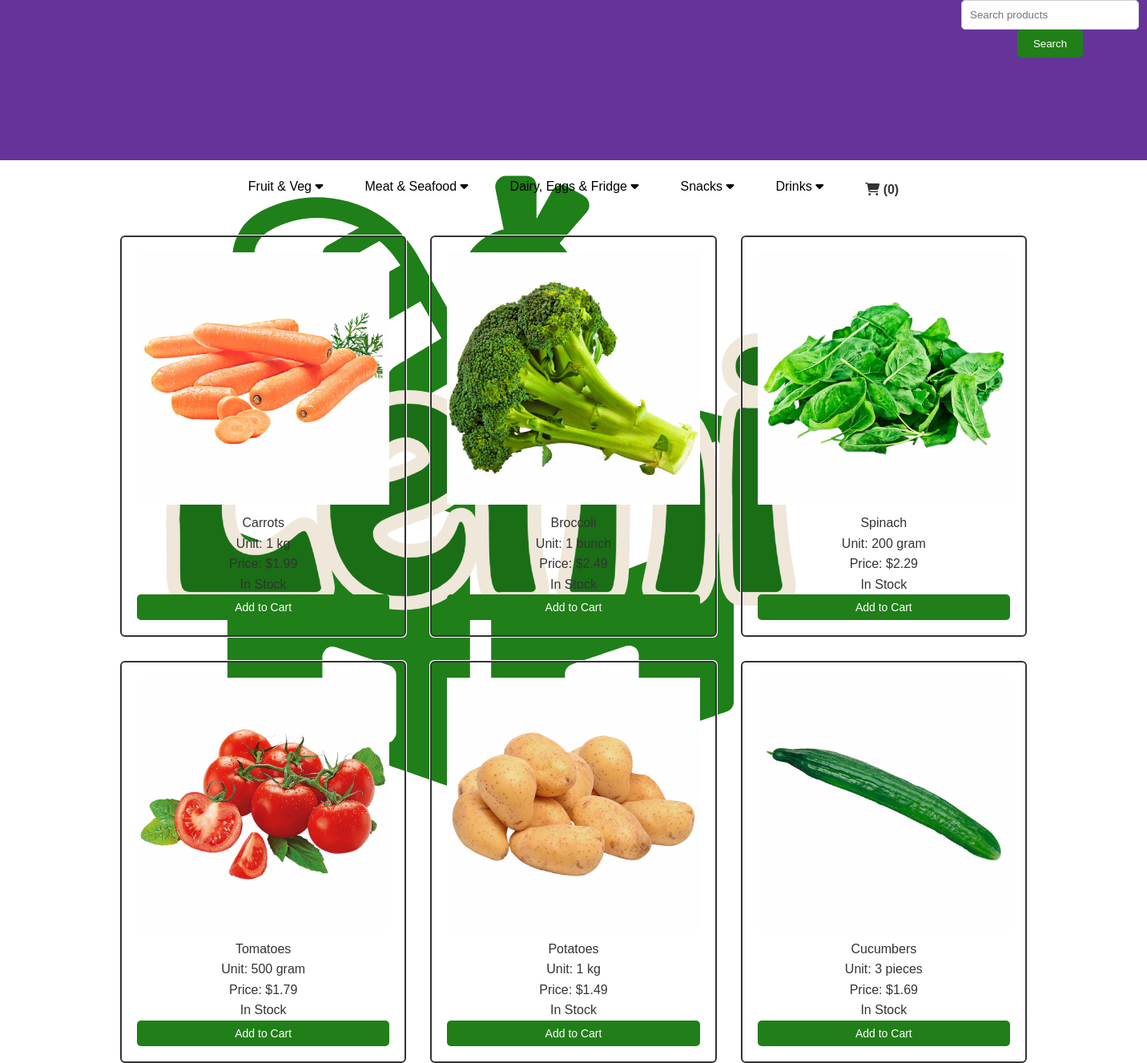
Screenshot of /category.php?category_id=4 with the database file from the repository.
### tables this page shows
CREATE TABLE IF NOT EXISTS `categories` (
  `category_id` int(10) UNSIGNED NOT NULL AUTO_INCREMENT,
  `category_name` varchar(50) DEFAULT NULL,
  `parent_id` int(11) DEFAULT NULL,
  PRIMARY KEY (`category_id`)
);

CREATE TABLE IF NOT EXISTS `products` (
  `product_id` int(10) UNSIGNED NOT NULL AUTO_INCREMENT,
  `product_name` varchar(50) DEFAULT NULL,
  `unit_price` float(8,2) DEFAULT NULL,
  `unit_quantity` varchar(15) DEFAULT NULL,
  `in_stock` int(10) UNSIGNED DEFAULT NULL,
  `category_id` int(10) UNSIGNED DEFAULT NULL,
  `image_url` varchar(255) DEFAULT NULL,
  PRIMARY KEY (`product_id`),
  KEY `category_id` (`category_id`)
);

### category.php (the view, shortened to what this page needs)
<!DOCTYPE html>
<html lang="en">
<head>
    <link rel="stylesheet" href="./style.css">
</head>
<body>
    <?php include 'header.php'; ?>
    <div class="grid-container">
        <?php
        $connection = mysqli_connect('localhost', 'root', '', 'assignment1');
        $category_id = $_GET['category_id'];
        $query = "SELECT * FROM products WHERE category_id = $category_id";
        $result = mysqli_query($connection, $query);
        if (mysqli_num_rows($result) > 0) {
            while ($row = mysqli_fetch_assoc($result)) {
                echo "<div class='grid-item'>";
                echo "<img src='" . $row['image_url'] . "' alt='" . $row['product_name'] . "'>";
                echo "<h3>" . $row['product_name'] . "</h3>";
                echo "<p>Unit: " . $row['unit_quantity'] . "</p>";
                echo "<p>Price: $" . $row['unit_price'] . "</p>";
                echo "<p>" . ($row['in_stock'] ? "In Stock" : "Out of Stock") . "</p>";
        if ($row['in_stock']) {
            echo "<button class='add-to-cart-button' data-product-id='" . $row['product_id'] . "'>Add to Cart</button>";
        } else {
            echo "<button disabled class='out-of-stock'>Out of Stock</button>";
        }
        echo "</div>";
                }
            }
         else {
            echo "No items found in this category.";
        }
        ?>
    </div>
</body>
</html>

### navigation.php (shortened to what this page needs)
<?php
$connection = mysqli_connect('localhost', 'root', '', 'assignment1');
$cartItemCount = isset($_SESSION['cart']) ? count($_SESSION['cart']) : 0;
?>
<nav class="navbar">
    <ul>
        <?php
        $categories_query = "SELECT * FROM categories WHERE parent_id IS NULL";
        $categories_result = mysqli_query($connection, $categories_query);
        while ($category_row = mysqli_fetch_assoc($categories_result)) {
            $category_id = $category_row['category_id'];
            $category_name = $category_row['category_name'];
            $subcategories_query = "SELECT * FROM categories WHERE parent_id = $category_id";
            $subcategories_result = mysqli_query($connection, $subcategories_query);
            $has_subcategories = mysqli_num_rows($subcategories_result) > 0;
            echo "<li>";
            if ($has_subcategories) {
                echo "<div class='dropdown'>";
                echo "<button class='dropbtn'>$category_name <i class='fa fa-caret-down'></i></button>";
                echo "</div>";
            } else {
                echo "<a href='category.php?category_id=$category_id'>$category_name</a>";
            }
            echo "</li>";
        }
        ?>
        <li id="cart-link"><a href="cart.php"><i class="fa-solid fa-cart-shopping"></i> (<span id="cart-item-count"><?php echo $cartItemCount; ?></span>)</a></li>
    </ul>
</nav>

### style.css (style rules this page uses)
html, body, div, span, applet, object, iframe, h1, h2, h3, h4, h5, h6, p, blockquote, pre, a, abbr, acronym, address, big, cite, code, del, dfn, em, img, ins, kbd, q, s, samp, small, strike, strong, sub, sup, tt, var, b, u, i, center, dl, dt, dd, ol, ul, li, fieldset, form, label, legend, table, caption, tbody, tfoot, thead, tr, th, td, article, aside, canvas, details, embed, figure, figcaption, footer, header, hgroup, menu, nav, output, ruby, section, summary, time, mark, audio, video { margin: 0; padding: 0; border: 0; font-size: 100%; font: inherit; vertical-align: baseline; }
article, aside, details, figcaption, figure, footer, header, hgroup, menu, nav, section { display: block; }
body { line-height: 1; }
ol, ul { list-style: none; }
html { overflow-x: hidden; overflow-y: auto; }
body { font-family: Arial, Helvetica, sans-serif, sans-serif; background-color: white; color: #333; line-height: 1.6; }
.navbar { background-color: #fff; padding: 10px; }
.navbar ul { list-style: none; display: flex; justify-content: center; }
.navbar ul li { margin: 0 10px; }
.navbar ul li a { text-decoration: none; color: #333; font-weight: bold; }
.navbar a { float: left; font-size: 16px; color: #333; text-align: center; padding: 14px 16px; text-decoration: none; }
.dropdown { float: left; overflow: hidden; }
.dropdown .dropbtn { font-size: 16px; border: none; outline: none; padding: 14px 16px; background-color: inherit; font-family: inherit; margin: 0; }
.grid-container { display: grid; grid-template-columns: repeat(3, 1fr); gap: 30px; justify-items: center; margin-top: 20px; padding: 0 150px; }
.grid-item { outline: auto; display: grid; align-items: center; border: 1px solid white; border-radius: 5px; padding: 20px; text-align: center; }
.grid-item img { max-width: 100%; height: auto; }
.grid-item h3 { margin-top: 10px; }
.grid-item button { padding: 8px 16px; background-color: #207F18; color: #fff; border: none; border-radius: 5px; font-size: 14px; cursor: pointer; }

### rows the page displays
categories: category_name "Fruit & Veg"
categories: category_name "Meat & Seafood"
categories: category_name "Dairy, Eggs & Fridge"
categories: category_name "Snacks"
categories: category_name "Drinks"
products: image_url (picture), product_name "Carrots", unit_quantity "1 kg", unit_price "1.99", in_stock "In Stock"
products: image_url (picture), product_name "Broccoli", unit_quantity "1 bunch", unit_price "2.49", in_stock "In Stock"
products: image_url (picture), product_name "Spinach", unit_quantity "200 gram", unit_price "2.29", in_stock "In Stock"
products: image_url (picture), product_name "Tomatoes", unit_quantity "500 gram", unit_price "1.79", in_stock "In Stock"
products: image_url (picture), product_name "Potatoes", unit_quantity "1 kg", unit_price "1.49", in_stock "In Stock"
products: image_url (picture), product_name "Cucumbers", unit_quantity "3 pieces", unit_price "1.69", in_stock "In Stock"

### other values shown
$cartItemCount "0"
